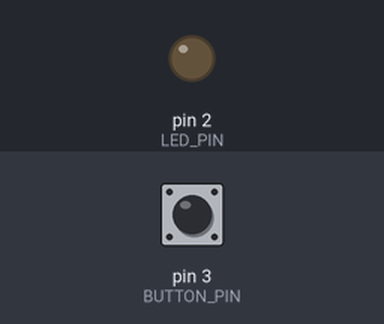
This sketch was run on a simulated Arduino Uno, built with avr-gcc and run on an emulated ATmega328P. Parts: output pins drawn as LEDs (lit = HIGH). The inputs (shaded band) are chosen by the test bench; at power-on: pin 3 (BUTTON_PIN) LOW.

Above: at 1.2 s.
1.3 s: pin 3 (BUTTON_PIN) pulled HIGH for 0.15 s
At 1.37 s:
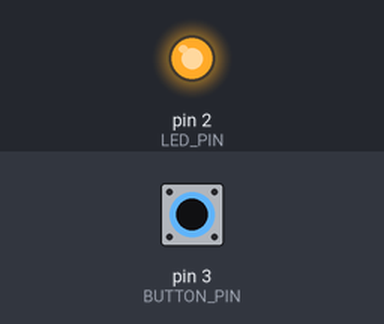
2.9 s: pin 3 (BUTTON_PIN) pulled HIGH for 3.2 s
At 7.1 s:
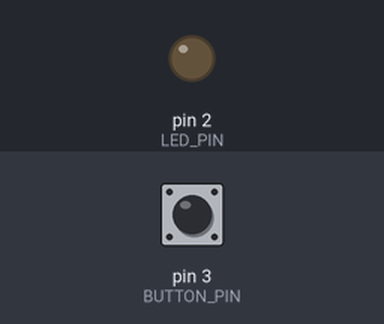
Timing chart, 0 to 8.6 s (numbered marks = the images above; inputs shaded):
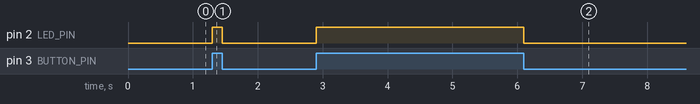

The sketch:

Breadboard.ino
```cpp
// Test ran by Nex_isDumb
// NOTE: If you place one MORE resistance the electricity is gonna be low and the LED won't light that much, if you REMOVE one you'll generate a short circuit!!

const int LED_PIN = 2;     // The LED's pin
const int BUTTON_PIN = 3;  // The Button's Pin

void setup() {
  pinMode(LED_PIN, OUTPUT);    // LED pin as output
  pinMode(BUTTON_PIN, INPUT);  // Button Pin as an input
}

void loop() {
  digitalWrite(LED_PIN, digitalRead(BUTTON_PIN));  // Setting the value of the LED's Pin the same as the Button one
}
```

Measured:
- after the input at 1.3 s, pin 2 (LED_PIN): LOW → HIGH at once, → LOW 0.15 s later
- after the input at 2.9 s, pin 2 (LED_PIN): LOW → HIGH at once, → LOW 3.2 s later
